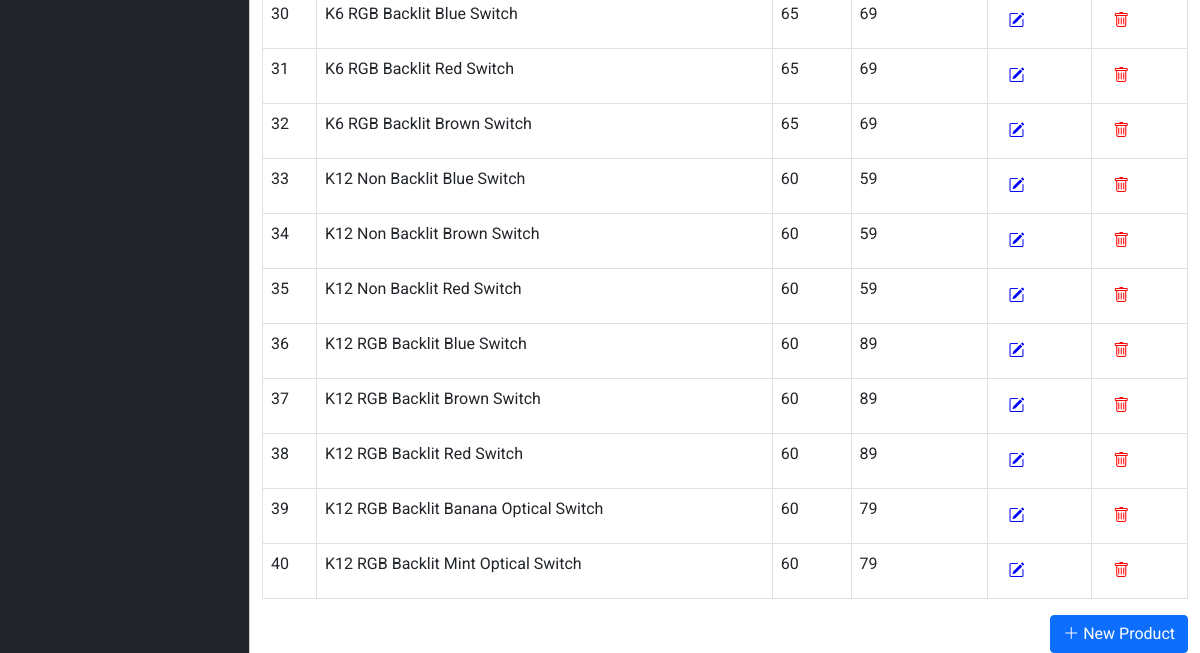
Page /admin/products.php (lower part) on the earlier database version.
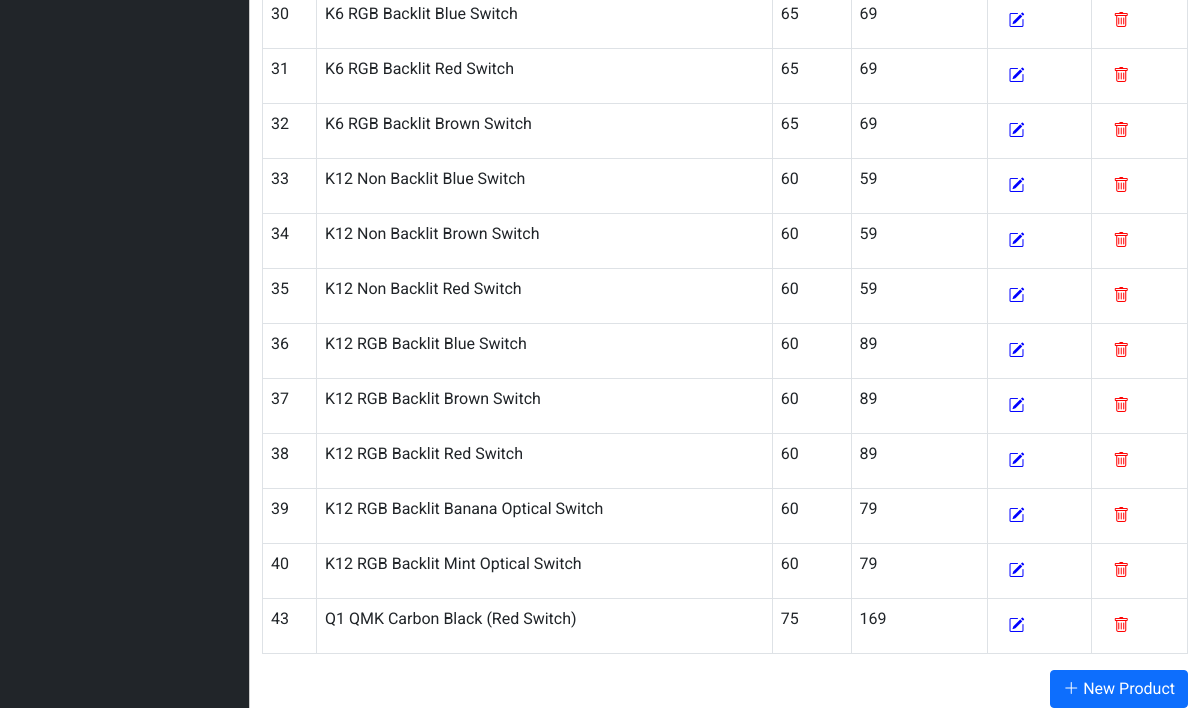
Same page on the later database version.
### tables this page shows
CREATE TABLE IF NOT EXISTS `product` (
  `id` int(11) NOT NULL AUTO_INCREMENT,
  `type` varchar(50) DEFAULT NULL,
  `name` varchar(100) DEFAULT NULL,
  `image` varchar(1000) DEFAULT NULL,
  `price` float DEFAULT NULL,
  `date_created` datetime DEFAULT CURRENT_TIMESTAMP,
  `date_update` datetime DEFAULT CURRENT_TIMESTAMP ON UPDATE CURRENT_TIMESTAMP,
  PRIMARY KEY (`id`)
);

### model/product.php (called while the page is built, shortened)
<?php
class product
{
    function getProductList()
    {
        $conn = new mysqli(DB_HOST, DB_USER, DB_PASSWORD, DB_DATABASE);
        $sql = "SELECT id, type, name, image, price FROM product";
        $result = $conn->query($sql);
        if ($result->num_rows > 0) {
            $product_list = array();
            foreach ($result as $product) {
                $product_list[] = $product;
            }
            return $product_list;
        } else {
            $conn->close();
            return "0 results";
        }
    }
}

### admin/products.php (the view, shortened to what this page needs)
<!DOCTYPE html>
<html lang="en">
<head>
    <link rel="stylesheet" href="../css/bootstrap.min.css">
    <link rel="stylesheet" href="https://cdn.jsdelivr.net/npm/bootstrap-icons@1.7.2/font/bootstrap-icons.css">
    <link rel="stylesheet" href="../css/admin.css">
</head>
<body>
    <div class="offcanvas offcanvas-start bg-dark text-white sidebar-nav" tabindex="-1" id="offcanvasExample" aria-labelledby="offcanvasExampleLabel">
        <div class="offcanvas-body p-0">
        </div>
    </div>
    <main class="mt-5 pt-3">
        <div class="container-fluid">
            <div class="row mt-3">
                <div class="col-md-12">
                    <div class="table-responsive">
                        <table id="product_table" class="table table-stripped table-bordered">
                            <?php
                            require_once("../model/product.php");
                            $product = new product();
                            $productList = $product->getProductList();
                            foreach ($productList as $row) {
                            ?>
                                <tbody>
                                    <tr>
                                        <td><?= $row['id']; ?></td>
                                        <td><?= $row['name']; ?></td>
                                        <td><?= $row['type']; ?></td>
                                        <td><?= $row['price']; ?></td>
                                        <td>
                                            <a href="edit_product.php?id=<?= $row['id']; ?>">
                                                <button class="btn">
                                                    <i class="bi bi-pencil-square" style="color: blue;"></i>
                                                </button>
                                            </a>
                                        </td>
                                        <td>
                                            <a href="delete.php?id=<?= $row['id'] ?>">
                                                <button class="btn">
                                                    <i class="bi bi-trash" style="color: red;"></i>
                                                </button>
                                            </a>
                                        </td>
                                    </tr>
                                <?php
                            }
                                ?>
                                </tbody>
                        </table>
                    </div>
                </div>
            </div>
            <div class="row">
                <div class="d-flex flex-row-reverse">
                    <a href="product_detail.php">
                        <button type="button" class="btn btn-primary">
                            <i class="bi bi-plus-lg"></i> New Product
                        </button>
                    </a>
                </div>
            </div>
        </div>
    </main>
</body>
</html>

Differences in the rows shown:
added product: id "43", name "Q1 QMK Carbon Black (Red Switch)", type "75", price "169"
